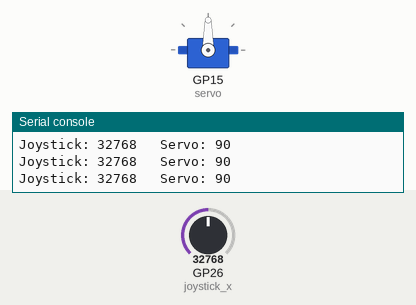
Bench run of a program on a simulated Raspberry Pi Pico running MicroPython. On the bench: servo, the last lines printed to the serial console. Inputs (shaded band) come from the test bench; at power-on: GP26 (joystick_x) = 32768 (analog values on the 0–65535 scale). Servo angles are drawn from the pulse width (0.5 ms = 0°, 2.5 ms = 180°).

Above: at 1.2 s.
1.3 s: GP26 (joystick_x) set to 45874
At 2.1 s:
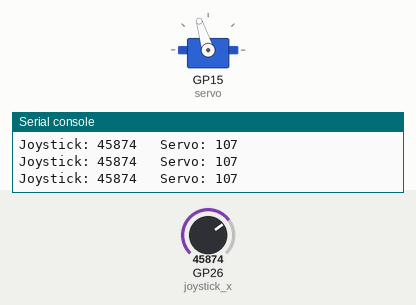
2.8 s: GP26 (joystick_x) set to 57670
At 3.8 s:
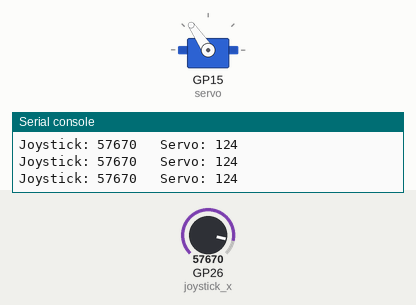
4.3 s: GP26 (joystick_x) set to 19660
At 5.4 s:
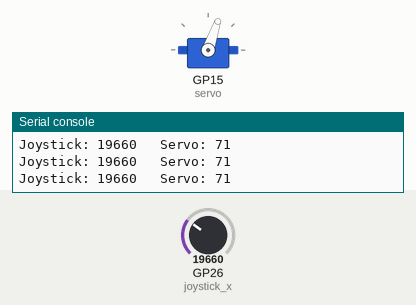
5.8 s: GP26 (joystick_x) set to 7864
At 6.4 s:
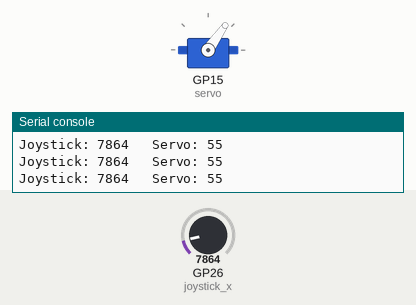
Timing chart, 0 to 8.3 s (numbered marks = the images above; inputs shaded):
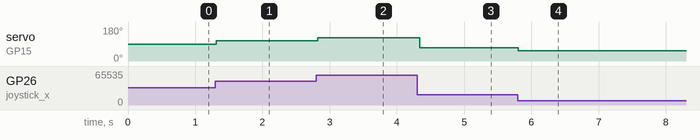

The program:

Direccion_de_carro.py
```python
from machine import Pin, PWM, ADC
import time

# Configuración del servo (PWM)
servo = PWM(Pin(15))
servo.freq(50)  # Frecuencia estándar para servos

# Configuración del joystick
joystick_x = ADC(Pin(26))  # Eje X

# Función para mover el servo
def mover_servo(angulo):
    # Mapeo de 0°–180° a ciclo de trabajo (duty_u16)
    # Ajusta los valores si tu servo no llega bien a los extremos
    min_duty = 1638   # ~0.5 ms
    max_duty = 8192   # ~2.5 ms
    duty = int(min_duty + (angulo / 180) * (max_duty - min_duty))
    servo.duty_u16(duty)

# Ángulo central
angulo_centro = 90

while True:
    # Leer valor del joystick (0 a 65535)
    valor = joystick_x.read_u16()

    # Mapeo: joystick 0–65535 a servo 45–135 grados
    angulo = int((valor / 65535) * 90 + 45)

    # Si el servo gira al revés, invierte los límites:
    # angulo = int((1 - valor / 65535) * 90 + 45)

    mover_servo(angulo)

    print("Joystick:", valor, "  Servo:", angulo)
    time.sleep(0.05)
```

Measured:
- after the input at 1.3 s, servo on GP15 (servo): 90° → 107° at once
- after the input at 2.8 s, servo on GP15 (servo): 107° → 124° at once
- after the input at 4.3 s, servo on GP15 (servo): 124° → 71° at once
- after the input at 5.8 s, servo on GP15 (servo): 71° → 55° at once
